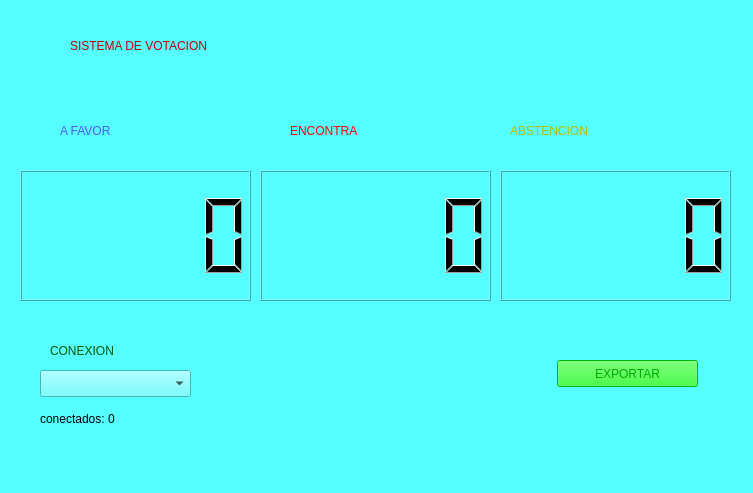
<?xml version="1.0" encoding="UTF-8"?>
<ui version="4.0">
 <class>MainWindow</class>
 <widget class="QMainWindow" name="MainWindow">
  <property name="geometry">
   <rect>
    <x>0</x>
    <y>0</y>
    <width>753</width>
    <height>493</height>
   </rect>
  </property>
  <property name="windowTitle">
   <string>VOTACION</string>
  </property>
  <property name="styleSheet">
   <string notr="true">background-color: rgb(85, 255, 255);</string>
  </property>
  <property name="tabShape">
   <enum>QTabWidget::Triangular</enum>
  </property>
  <widget class="QWidget" name="centralwidget">
   <widget class="QLCDNumber" name="lcdNumber_2">
    <property name="geometry">
     <rect>
      <x>20</x>
      <y>170</y>
      <width>231</width>
      <height>131</height>
     </rect>
    </property>
   </widget>
   <widget class="QLCDNumber" name="lcdNumber_3">
    <property name="geometry">
     <rect>
      <x>260</x>
      <y>170</y>
      <width>231</width>
      <height>131</height>
     </rect>
    </property>
   </widget>
   <widget class="QLCDNumber" name="lcdNumber_4">
    <property name="geometry">
     <rect>
      <x>500</x>
      <y>170</y>
      <width>231</width>
      <height>131</height>
     </rect>
    </property>
   </widget>
   <widget class="QLabel" name="label">
    <property name="geometry">
     <rect>
      <x>70</x>
      <y>20</y>
      <width>611</width>
      <height>51</height>
     </rect>
    </property>
    <property name="styleSheet">
     <string notr="true">font:43pt &quot;Ubuntu&quot;;
color: rgb(188, 0, 0);</string>
    </property>
    <property name="text">
     <string>SISTEMA DE VOTACION</string>
    </property>
   </widget>
   <widget class="QLabel" name="label_2">
    <property name="geometry">
     <rect>
      <x>60</x>
      <y>110</y>
      <width>151</width>
      <height>41</height>
     </rect>
    </property>
    <property name="styleSheet">
     <string notr="true">font: 24pt &quot;Ubuntu&quot;;
color: rgb(85, 85, 255);</string>
    </property>
    <property name="text">
     <string>A FAVOR</string>
    </property>
   </widget>
   <widget class="QLabel" name="label_3">
    <property name="geometry">
     <rect>
      <x>290</x>
      <y>110</y>
      <width>171</width>
      <height>41</height>
     </rect>
    </property>
    <property name="styleSheet">
     <string notr="true">font: 24pt &quot;Ubuntu&quot;;
color: rgb(255, 0, 0);</string>
    </property>
    <property name="text">
     <string>ENCONTRA</string>
    </property>
   </widget>
   <widget class="QLabel" name="label_4">
    <property name="geometry">
     <rect>
      <x>510</x>
      <y>110</y>
      <width>201</width>
      <height>41</height>
     </rect>
    </property>
    <property name="styleSheet">
     <string notr="true">font: 24pt &quot;Ubuntu&quot;;
color: rgb(185, 185, 0);</string>
    </property>
    <property name="text">
     <string>ABSTENCION</string>
    </property>
   </widget>
   <widget class="QComboBox" name="comboBox">
    <property name="geometry">
     <rect>
      <x>40</x>
      <y>370</y>
      <width>151</width>
      <height>27</height>
     </rect>
    </property>
    <property name="styleSheet">
     <string notr="true">color: rgb(0, 0, 0);</string>
    </property>
   </widget>
   <widget class="QLabel" name="label_5">
    <property name="geometry">
     <rect>
      <x>50</x>
      <y>340</y>
      <width>101</width>
      <height>21</height>
     </rect>
    </property>
    <property name="styleSheet">
     <string notr="true">font: 14pt &quot;Ubuntu&quot;;
color: rgb(0, 85, 0);</string>
    </property>
    <property name="text">
     <string>CONEXION</string>
    </property>
   </widget>
   <widget class="QPushButton" name="pushButton">
    <property name="geometry">
     <rect>
      <x>557</x>
      <y>360</y>
      <width>141</width>
      <height>27</height>
     </rect>
    </property>
    <property name="styleSheet">
     <string notr="true">background-color: rgb(0, 255, 0);
color: rgb(0, 170, 0);
font: 16pt &quot;Ubuntu&quot;;</string>
    </property>
    <property name="text">
     <string>EXPORTAR</string>
    </property>
   </widget>
   <widget class="QLabel" name="label_6">
    <property name="geometry">
     <rect>
      <x>40</x>
      <y>410</y>
      <width>141</width>
      <height>17</height>
     </rect>
    </property>
    <property name="text">
     <string>conectados: 0</string>
    </property>
   </widget>
  </widget>
  <widget class="QMenuBar" name="menubar">
   <property name="geometry">
    <rect>
     <x>0</x>
     <y>0</y>
     <width>753</width>
     <height>25</height>
    </rect>
   </property>
  </widget>
  <widget class="QStatusBar" name="statusbar"/>
 </widget>
 <resources>
  <include location="../Documents/python_test/python2x/pyqt4_tests/STYLE1.qrc"/>
 </resources>
 <connections/>
</ui>
